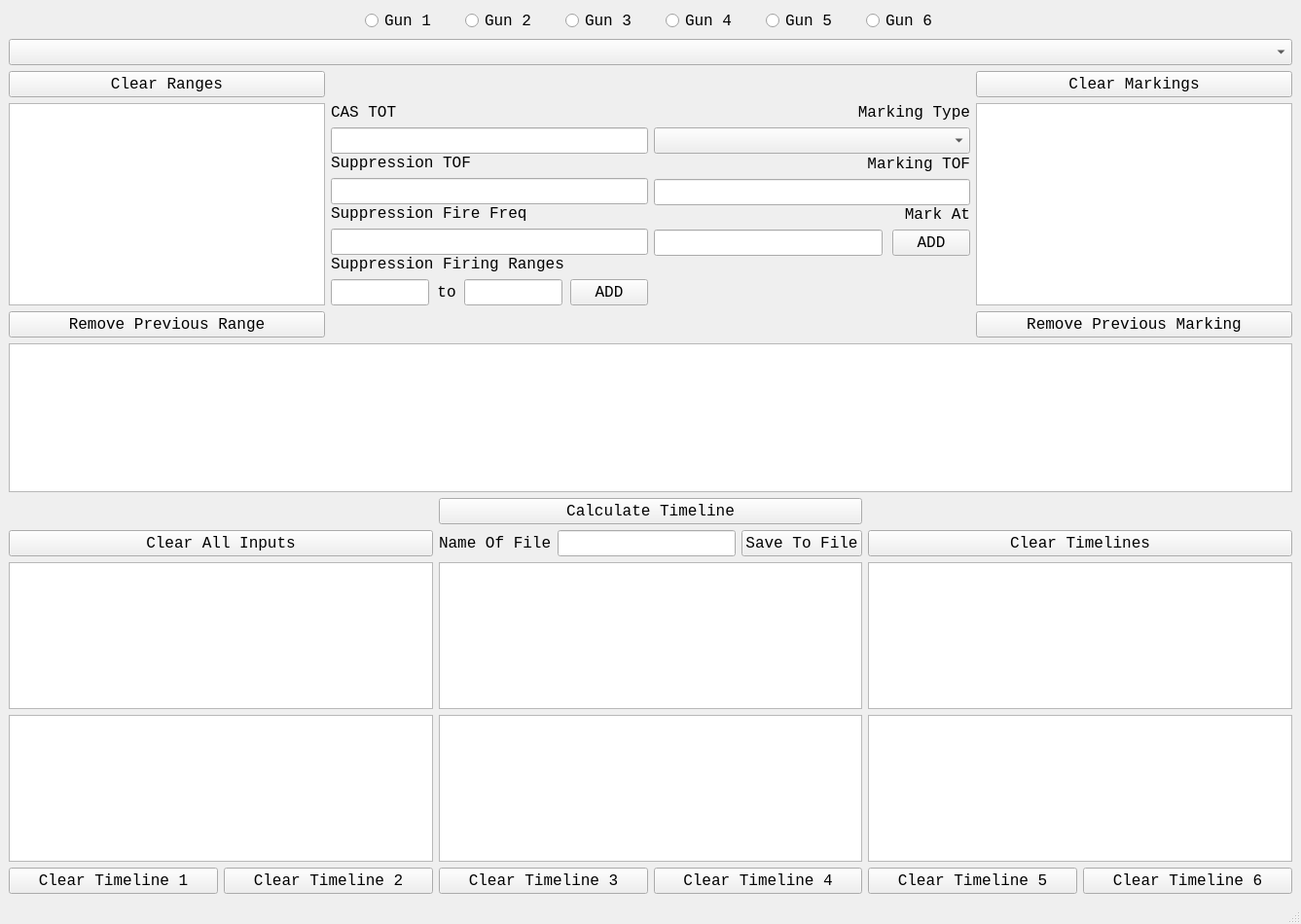
<?xml version="1.0" encoding="UTF-8"?>
<ui version="4.0">
 <class>MainWindow</class>
 <widget class="QMainWindow" name="MainWindow">
  <property name="geometry">
   <rect>
    <x>0</x>
    <y>0</y>
    <width>1337</width>
    <height>950</height>
   </rect>
  </property>
  <property name="minimumSize">
   <size>
    <width>0</width>
    <height>0</height>
   </size>
  </property>
  <property name="maximumSize">
   <size>
    <width>16777215</width>
    <height>16777215</height>
   </size>
  </property>
  <property name="windowTitle">
   <string>SEAD Timeline Calculator</string>
  </property>
  <widget class="QWidget" name="centralwidget">
   <layout class="QVBoxLayout" name="verticalLayout_5">
    <item>
     <layout class="QVBoxLayout" name="verticalLayout_4" stretch="4,3,8">
      <item>
       <layout class="QVBoxLayout" name="verticalLayout_3">
        <item>
         <layout class="QHBoxLayout" name="horizontalLayout_5">
          <property name="spacing">
           <number>30</number>
          </property>
          <item>
           <spacer name="horizontalSpacer">
            <property name="orientation">
             <enum>Qt::Horizontal</enum>
            </property>
            <property name="sizeHint" stdset="0">
             <size>
              <width>40</width>
              <height>20</height>
             </size>
            </property>
           </spacer>
          </item>
          <item>
           <widget class="QRadioButton" name="Gun_1_button">
            <property name="font">
             <font>
              <family>Consolas</family>
              <pointsize>12</pointsize>
             </font>
            </property>
            <property name="layoutDirection">
             <enum>Qt::LeftToRight</enum>
            </property>
            <property name="autoFillBackground">
             <bool>false</bool>
            </property>
            <property name="styleSheet">
             <string notr="true">szStyle</string>
            </property>
            <property name="text">
             <string>Gun 1</string>
            </property>
           </widget>
          </item>
          <item>
           <widget class="QRadioButton" name="Gun_2_button">
            <property name="font">
             <font>
              <family>Consolas</family>
              <pointsize>12</pointsize>
             </font>
            </property>
            <property name="text">
             <string>Gun 2</string>
            </property>
           </widget>
          </item>
          <item>
           <widget class="QRadioButton" name="Gun_3_button">
            <property name="font">
             <font>
              <family>Consolas</family>
              <pointsize>12</pointsize>
             </font>
            </property>
            <property name="text">
             <string>Gun 3</string>
            </property>
           </widget>
          </item>
          <item>
           <widget class="QRadioButton" name="Gun_4_button">
            <property name="font">
             <font>
              <family>Consolas</family>
              <pointsize>12</pointsize>
             </font>
            </property>
            <property name="text">
             <string>Gun 4</string>
            </property>
           </widget>
          </item>
          <item>
           <widget class="QRadioButton" name="Gun_5_button">
            <property name="font">
             <font>
              <family>Consolas</family>
              <pointsize>12</pointsize>
             </font>
            </property>
            <property name="text">
             <string>Gun 5</string>
            </property>
           </widget>
          </item>
          <item>
           <widget class="QRadioButton" name="Gun_6_button">
            <property name="font">
             <font>
              <family>Consolas</family>
              <pointsize>12</pointsize>
             </font>
            </property>
            <property name="text">
             <string>Gun 6</string>
            </property>
           </widget>
          </item>
          <item>
           <spacer name="horizontalSpacer_2">
            <property name="orientation">
             <enum>Qt::Horizontal</enum>
            </property>
            <property name="sizeHint" stdset="0">
             <size>
              <width>40</width>
              <height>20</height>
             </size>
            </property>
           </spacer>
          </item>
         </layout>
        </item>
        <item>
         <widget class="QComboBox" name="fireTypeSelector">
          <property name="font">
           <font>
            <family>Consolas</family>
            <pointsize>12</pointsize>
           </font>
          </property>
          <property name="currentText">
           <string/>
          </property>
          <property name="placeholderText">
           <string>Select Timeline</string>
          </property>
         </widget>
        </item>
        <item>
         <layout class="QGridLayout" name="gridLayout_5" columnstretch="1,1,1,1">
          <property name="sizeConstraint">
           <enum>QLayout::SetDefaultConstraint</enum>
          </property>
          <item row="1" column="0">
           <widget class="QTextBrowser" name="FiringRangesDisplay">
            <property name="font">
             <font>
              <family>Consolas</family>
              <pointsize>12</pointsize>
             </font>
            </property>
           </widget>
          </item>
          <item row="1" column="3">
           <widget class="QTextBrowser" name="MarkingRangesDisplay">
            <property name="font">
             <font>
              <family>Consolas</family>
              <pointsize>12</pointsize>
             </font>
            </property>
           </widget>
          </item>
          <item row="1" column="2">
           <layout class="QVBoxLayout" name="verticalLayout_2" stretch="1,1,1,0">
            <property name="spacing">
             <number>0</number>
            </property>
            <property name="bottomMargin">
             <number>0</number>
            </property>
            <item>
             <layout class="QVBoxLayout" name="verticalLayout_6" stretch="1,1,0">
              <property name="spacing">
               <number>6</number>
              </property>
              <property name="bottomMargin">
               <number>1</number>
              </property>
              <item>
               <widget class="QLabel" name="MarkingTypeLabel">
                <property name="font">
                 <font>
                  <family>Consolas</family>
                  <pointsize>12</pointsize>
                 </font>
                </property>
                <property name="text">
                 <string>Marking Type</string>
                </property>
                <property name="alignment">
                 <set>Qt::AlignRight|Qt::AlignTrailing|Qt::AlignVCenter</set>
                </property>
               </widget>
              </item>
              <item>
               <widget class="QComboBox" name="MarkingSelector">
                <property name="sizePolicy">
                 <sizepolicy hsizetype="Preferred" vsizetype="Fixed">
                  <horstretch>0</horstretch>
                  <verstretch>0</verstretch>
                 </sizepolicy>
                </property>
                <property name="font">
                 <font>
                  <family>Consolas</family>
                  <pointsize>12</pointsize>
                 </font>
                </property>
                <property name="placeholderText">
                 <string>Select</string>
                </property>
               </widget>
              </item>
              <item>
               <spacer name="verticalSpacer">
                <property name="orientation">
                 <enum>Qt::Vertical</enum>
                </property>
                <property name="sizeHint" stdset="0">
                 <size>
                  <width>20</width>
                  <height>20</height>
                 </size>
                </property>
               </spacer>
              </item>
             </layout>
            </item>
            <item>
             <layout class="QVBoxLayout" name="verticalLayout_7" stretch="0,0,0">
              <property name="spacing">
               <number>6</number>
              </property>
              <item>
               <widget class="QLabel" name="MarkingTOFLabel">
                <property name="font">
                 <font>
                  <family>Consolas</family>
                  <pointsize>12</pointsize>
                 </font>
                </property>
                <property name="text">
                 <string>Marking TOF</string>
                </property>
                <property name="alignment">
                 <set>Qt::AlignRight|Qt::AlignTrailing|Qt::AlignVCenter</set>
                </property>
               </widget>
              </item>
              <item>
               <widget class="QLineEdit" name="input_5">
                <property name="font">
                 <font>
                  <family>Consolas</family>
                  <pointsize>12</pointsize>
                 </font>
                </property>
               </widget>
              </item>
              <item>
               <spacer name="verticalSpacer_2">
                <property name="orientation">
                 <enum>Qt::Vertical</enum>
                </property>
                <property name="sizeHint" stdset="0">
                 <size>
                  <width>20</width>
                  <height>40</height>
                 </size>
                </property>
               </spacer>
              </item>
             </layout>
            </item>
            <item>
             <layout class="QVBoxLayout" name="verticalLayout_8" stretch="1,1,0">
              <property name="spacing">
               <number>6</number>
              </property>
              <item>
               <widget class="QLabel" name="MarkingRange">
                <property name="font">
                 <font>
                  <family>Consolas</family>
                  <pointsize>12</pointsize>
                 </font>
                </property>
                <property name="text">
                 <string>Mark At</string>
                </property>
                <property name="alignment">
                 <set>Qt::AlignRight|Qt::AlignTrailing|Qt::AlignVCenter</set>
                </property>
               </widget>
              </item>
              <item>
               <layout class="QHBoxLayout" name="horizontalLayout_4">
                <property name="spacing">
                 <number>10</number>
                </property>
                <item>
                 <widget class="QLineEdit" name="input_8">
                  <property name="font">
                   <font>
                    <family>Consolas</family>
                    <pointsize>12</pointsize>
                   </font>
                  </property>
                 </widget>
                </item>
                <item>
                 <widget class="QPushButton" name="AddMarkingRangeButton">
                  <property name="sizePolicy">
                   <sizepolicy hsizetype="Minimum" vsizetype="Fixed">
                    <horstretch>0</horstretch>
                    <verstretch>0</verstretch>
                   </sizepolicy>
                  </property>
                  <property name="font">
                   <font>
                    <family>Consolas</family>
                    <pointsize>12</pointsize>
                   </font>
                  </property>
                  <property name="text">
                   <string>ADD</string>
                  </property>
                  <property name="autoDefault">
                   <bool>true</bool>
                  </property>
                 </widget>
                </item>
               </layout>
              </item>
              <item>
               <spacer name="verticalSpacer_3">
                <property name="orientation">
                 <enum>Qt::Vertical</enum>
                </property>
                <property name="sizeHint" stdset="0">
                 <size>
                  <width>20</width>
                  <height>40</height>
                 </size>
                </property>
               </spacer>
              </item>
             </layout>
            </item>
            <item>
             <spacer name="verticalSpacer_5">
              <property name="orientation">
               <enum>Qt::Vertical</enum>
              </property>
              <property name="sizeHint" stdset="0">
               <size>
                <width>20</width>
                <height>60</height>
               </size>
              </property>
             </spacer>
            </item>
           </layout>
          </item>
          <item row="1" column="1">
           <layout class="QVBoxLayout" name="verticalLayout" stretch="1,1,1,1">
            <property name="spacing">
             <number>0</number>
            </property>
            <property name="bottomMargin">
             <number>0</number>
            </property>
            <item>
             <layout class="QVBoxLayout" name="verticalLayout_12" stretch="1,1,0">
              <property name="spacing">
               <number>6</number>
              </property>
              <property name="topMargin">
               <number>0</number>
              </property>
              <item>
               <widget class="QLabel" name="TOTLabel">
                <property name="font">
                 <font>
                  <family>Consolas</family>
                  <pointsize>12</pointsize>
                 </font>
                </property>
                <property name="text">
                 <string>CAS TOT</string>
                </property>
                <property name="alignment">
                 <set>Qt::AlignLeading|Qt::AlignLeft|Qt::AlignVCenter</set>
                </property>
               </widget>
              </item>
              <item>
               <widget class="QLineEdit" name="input_1">
                <property name="font">
                 <font>
                  <family>Consolas</family>
                  <pointsize>12</pointsize>
                 </font>
                </property>
               </widget>
              </item>
              <item>
               <spacer name="verticalSpacer_6">
                <property name="orientation">
                 <enum>Qt::Vertical</enum>
                </property>
                <property name="sizeHint" stdset="0">
                 <size>
                  <width>20</width>
                  <height>40</height>
                 </size>
                </property>
               </spacer>
              </item>
             </layout>
            </item>
            <item>
             <layout class="QVBoxLayout" name="verticalLayout_11" stretch="1,1,0">
              <property name="spacing">
               <number>6</number>
              </property>
              <property name="topMargin">
               <number>0</number>
              </property>
              <item>
               <widget class="QLabel" name="TOFLabel">
                <property name="font">
                 <font>
                  <family>Consolas</family>
                  <pointsize>12</pointsize>
                 </font>
                </property>
                <property name="text">
                 <string>Suppression TOF</string>
                </property>
                <property name="alignment">
                 <set>Qt::AlignLeading|Qt::AlignLeft|Qt::AlignVCenter</set>
                </property>
               </widget>
              </item>
              <item>
               <widget class="QLineEdit" name="input_2">
                <property name="font">
                 <font>
                  <family>Consolas</family>
                  <pointsize>12</pointsize>
                 </font>
                </property>
               </widget>
              </item>
              <item>
               <spacer name="verticalSpacer_7">
                <property name="orientation">
                 <enum>Qt::Vertical</enum>
                </property>
                <property name="sizeHint" stdset="0">
                 <size>
                  <width>20</width>
                  <height>40</height>
                 </size>
                </property>
               </spacer>
              </item>
             </layout>
            </item>
            <item>
             <layout class="QVBoxLayout" name="verticalLayout_13" stretch="1,1,0">
              <property name="spacing">
               <number>6</number>
              </property>
              <property name="topMargin">
               <number>0</number>
              </property>
              <item>
               <widget class="QLabel" name="FireFreqLabel">
                <property name="font">
                 <font>
                  <family>Consolas</family>
                  <pointsize>12</pointsize>
                 </font>
                </property>
                <property name="text">
                 <string>Suppression Fire Freq</string>
                </property>
                <property name="alignment">
                 <set>Qt::AlignLeading|Qt::AlignLeft|Qt::AlignVCenter</set>
                </property>
               </widget>
              </item>
              <item>
               <widget class="QLineEdit" name="input_3">
                <property name="font">
                 <font>
                  <family>Consolas</family>
                  <pointsize>12</pointsize>
                 </font>
                </property>
               </widget>
              </item>
              <item>
               <spacer name="verticalSpacer_8">
                <property name="orientation">
                 <enum>Qt::Vertical</enum>
                </property>
                <property name="sizeHint" stdset="0">
                 <size>
                  <width>20</width>
                  <height>40</height>
                 </size>
                </property>
               </spacer>
              </item>
             </layout>
            </item>
            <item>
             <layout class="QVBoxLayout" name="verticalLayout_14" stretch="1,1,0">
              <property name="spacing">
               <number>6</number>
              </property>
              <property name="topMargin">
               <number>0</number>
              </property>
              <item>
               <widget class="QLabel" name="FiringRangesLabel">
                <property name="font">
                 <font>
                  <family>Consolas</family>
                  <pointsize>12</pointsize>
                 </font>
                </property>
                <property name="text">
                 <string>Suppression Firing Ranges</string>
                </property>
                <property name="alignment">
                 <set>Qt::AlignLeading|Qt::AlignLeft|Qt::AlignVCenter</set>
                </property>
               </widget>
              </item>
              <item>
               <layout class="QHBoxLayout" name="horizontalLayout_3" stretch="0,0,0,0">
                <property name="spacing">
                 <number>8</number>
                </property>
                <property name="leftMargin">
                 <number>0</number>
                </property>
                <item>
                 <widget class="QLineEdit" name="input_6">
                  <property name="font">
                   <font>
                    <family>Consolas</family>
                    <pointsize>12</pointsize>
                   </font>
                  </property>
                 </widget>
                </item>
                <item>
                 <widget class="QLabel" name="FiringRangesLabel_2">
                  <property name="font">
                   <font>
                    <family>Consolas</family>
                    <pointsize>12</pointsize>
                   </font>
                  </property>
                  <property name="layoutDirection">
                   <enum>Qt::LeftToRight</enum>
                  </property>
                  <property name="text">
                   <string>to</string>
                  </property>
                  <property name="alignment">
                   <set>Qt::AlignCenter</set>
                  </property>
                 </widget>
                </item>
                <item>
                 <widget class="QLineEdit" name="input_7">
                  <property name="font">
                   <font>
                    <family>Consolas</family>
                    <pointsize>12</pointsize>
                   </font>
                  </property>
                 </widget>
                </item>
                <item>
                 <widget class="QPushButton" name="AddFiringRangeButton">
                  <property name="font">
                   <font>
                    <family>Consolas</family>
                    <pointsize>12</pointsize>
                   </font>
                  </property>
                  <property name="text">
                   <string>ADD</string>
                  </property>
                  <property name="autoDefault">
                   <bool>true</bool>
                  </property>
                 </widget>
                </item>
               </layout>
              </item>
              <item>
               <spacer name="verticalSpacer_9">
                <property name="orientation">
                 <enum>Qt::Vertical</enum>
                </property>
                <property name="sizeHint" stdset="0">
                 <size>
                  <width>20</width>
                  <height>40</height>
                 </size>
                </property>
               </spacer>
              </item>
             </layout>
            </item>
           </layout>
          </item>
          <item row="2" column="0">
           <widget class="QPushButton" name="RemoveSingleRange">
            <property name="font">
             <font>
              <family>Consolas</family>
              <pointsize>12</pointsize>
             </font>
            </property>
            <property name="text">
             <string>Remove Previous Range</string>
            </property>
           </widget>
          </item>
          <item row="0" column="0">
           <widget class="QPushButton" name="RemoveRangeButton">
            <property name="font">
             <font>
              <family>Consolas</family>
              <pointsize>12</pointsize>
             </font>
            </property>
            <property name="text">
             <string>Clear Ranges</string>
            </property>
            <property name="autoDefault">
             <bool>true</bool>
            </property>
           </widget>
          </item>
          <item row="0" column="3">
           <widget class="QPushButton" name="RemoveRangeButton_2Mark">
            <property name="font">
             <font>
              <family>Consolas</family>
              <pointsize>12</pointsize>
             </font>
            </property>
            <property name="text">
             <string>Clear Markings</string>
            </property>
            <property name="autoDefault">
             <bool>true</bool>
            </property>
           </widget>
          </item>
          <item row="2" column="3">
           <widget class="QPushButton" name="RemoveSingleMarking">
            <property name="font">
             <font>
              <family>Consolas</family>
              <pointsize>12</pointsize>
             </font>
            </property>
            <property name="text">
             <string>Remove Previous Marking</string>
            </property>
           </widget>
          </item>
         </layout>
        </item>
       </layout>
      </item>
      <item>
       <widget class="QTextBrowser" name="errorWindow">
        <property name="font">
         <font>
          <family>Consolas</family>
          <pointsize>12</pointsize>
         </font>
        </property>
       </widget>
      </item>
      <item>
       <layout class="QGridLayout" name="gridLayout_2">
        <property name="bottomMargin">
         <number>0</number>
        </property>
        <item row="2" column="2">
         <layout class="QHBoxLayout" name="horizontalLayout_2">
          <item>
           <layout class="QHBoxLayout" name="horizontalLayout_9"/>
          </item>
         </layout>
        </item>
        <item row="6" column="3">
         <widget class="QTextBrowser" name="TimelineDisplayGun6">
          <property name="font">
           <font>
            <family>Consolas</family>
            <pointsize>12</pointsize>
           </font>
          </property>
         </widget>
        </item>
        <item row="0" column="2">
         <widget class="QPushButton" name="CalculateTimelineButton">
          <property name="font">
           <font>
            <family>Consolas</family>
            <pointsize>12</pointsize>
           </font>
          </property>
          <property name="text">
           <string>Calculate Timeline</string>
          </property>
          <property name="autoDefault">
           <bool>true</bool>
          </property>
          <property name="default">
           <bool>false</bool>
          </property>
         </widget>
        </item>
        <item row="7" column="3">
         <layout class="QHBoxLayout" name="horizontalLayout_7">
          <item>
           <widget class="QPushButton" name="ClearTimeline5">
            <property name="font">
             <font>
              <family>Consolas</family>
              <pointsize>12</pointsize>
             </font>
            </property>
            <property name="text">
             <string>Clear Timeline 5</string>
            </property>
           </widget>
          </item>
          <item>
           <widget class="QPushButton" name="ClearTimeline6">
            <property name="font">
             <font>
              <family>Consolas</family>
              <pointsize>12</pointsize>
             </font>
            </property>
            <property name="text">
             <string>Clear Timeline 6</string>
            </property>
           </widget>
          </item>
         </layout>
        </item>
        <item row="5" column="2">
         <widget class="QTextBrowser" name="TimelineDisplayGun2">
          <property name="font">
           <font>
            <family>Consolas</family>
            <pointsize>12</pointsize>
           </font>
          </property>
         </widget>
        </item>
        <item row="6" column="2">
         <widget class="QTextBrowser" name="TimelineDisplayGun5">
          <property name="font">
           <font>
            <family>Consolas</family>
            <pointsize>12</pointsize>
           </font>
          </property>
         </widget>
        </item>
        <item row="5" column="3">
         <widget class="QTextBrowser" name="TimelineDisplayGun3">
          <property name="font">
           <font>
            <family>Consolas</family>
            <pointsize>12</pointsize>
           </font>
          </property>
         </widget>
        </item>
        <item row="7" column="0">
         <layout class="QHBoxLayout" name="horizontalLayout_6">
          <item>
           <widget class="QPushButton" name="ClearTimeline1">
            <property name="font">
             <font>
              <family>Consolas</family>
              <pointsize>12</pointsize>
             </font>
            </property>
            <property name="text">
             <string>Clear Timeline 1</string>
            </property>
           </widget>
          </item>
          <item>
           <widget class="QPushButton" name="ClearTimeline2">
            <property name="font">
             <font>
              <family>Consolas</family>
              <pointsize>12</pointsize>
             </font>
            </property>
            <property name="text">
             <string>Clear Timeline 2</string>
            </property>
           </widget>
          </item>
         </layout>
        </item>
        <item row="6" column="0">
         <widget class="QTextBrowser" name="TimelineDisplayGun4">
          <property name="font">
           <font>
            <family>Consolas</family>
            <pointsize>12</pointsize>
           </font>
          </property>
         </widget>
        </item>
        <item row="7" column="2">
         <layout class="QHBoxLayout" name="horizontalLayout">
          <property name="bottomMargin">
           <number>0</number>
          </property>
          <item>
           <widget class="QPushButton" name="ClearTimeline3">
            <property name="font">
             <font>
              <family>Consolas</family>
              <pointsize>12</pointsize>
             </font>
            </property>
            <property name="text">
             <string>Clear Timeline 3</string>
            </property>
           </widget>
          </item>
          <item>
           <widget class="QPushButton" name="ClearTimeline4">
            <property name="font">
             <font>
              <family>Consolas</family>
              <pointsize>12</pointsize>
             </font>
            </property>
            <property name="text">
             <string>Clear Timeline 4</string>
            </property>
           </widget>
          </item>
         </layout>
        </item>
        <item row="1" column="2">
         <layout class="QHBoxLayout" name="horizontalLayout_8">
          <item>
           <widget class="QLabel" name="fileNameLabel">
            <property name="font">
             <font>
              <family>Consolas</family>
              <pointsize>12</pointsize>
             </font>
            </property>
            <property name="text">
             <string>Name Of File</string>
            </property>
           </widget>
          </item>
          <item>
           <widget class="QLineEdit" name="fileNameInput">
            <property name="font">
             <font>
              <family>Consolas</family>
              <pointsize>12</pointsize>
             </font>
            </property>
           </widget>
          </item>
          <item>
           <widget class="QPushButton" name="fileNameButton">
            <property name="font">
             <font>
              <family>Consolas</family>
              <pointsize>12</pointsize>
             </font>
            </property>
            <property name="text">
             <string>Save To File</string>
            </property>
           </widget>
          </item>
         </layout>
        </item>
        <item row="0" column="0">
         <layout class="QVBoxLayout" name="verticalLayout_15"/>
        </item>
        <item row="1" column="0">
         <widget class="QPushButton" name="clearButton">
          <property name="font">
           <font>
            <family>Consolas</family>
            <pointsize>12</pointsize>
           </font>
          </property>
          <property name="text">
           <string>Clear All Inputs</string>
          </property>
          <property name="autoDefault">
           <bool>true</bool>
          </property>
         </widget>
        </item>
        <item row="1" column="3">
         <widget class="QPushButton" name="clearButtonGuns">
          <property name="font">
           <font>
            <family>Consolas</family>
            <pointsize>12</pointsize>
           </font>
          </property>
          <property name="text">
           <string>Clear Timelines</string>
          </property>
          <property name="autoDefault">
           <bool>true</bool>
          </property>
         </widget>
        </item>
        <item row="5" column="0">
         <widget class="QTextBrowser" name="TimelineDisplayGun1">
          <property name="font">
           <font>
            <family>Consolas</family>
            <pointsize>12</pointsize>
           </font>
          </property>
         </widget>
        </item>
       </layout>
      </item>
     </layout>
    </item>
   </layout>
  </widget>
  <widget class="QMenuBar" name="menubar">
   <property name="geometry">
    <rect>
     <x>0</x>
     <y>0</y>
     <width>1337</width>
     <height>21</height>
    </rect>
   </property>
  </widget>
  <widget class="QStatusBar" name="statusbar"/>
 </widget>
 <tabstops>
  <tabstop>input_6</tabstop>
  <tabstop>input_7</tabstop>
  <tabstop>AddFiringRangeButton</tabstop>
 </tabstops>
 <resources/>
 <connections/>
</ui>
